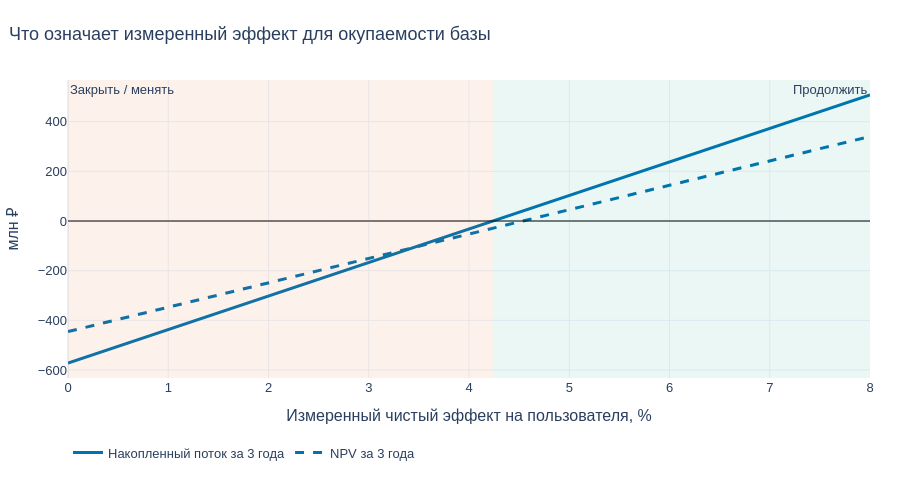

Notebook source saved alongside this figure:
### Markdown cell above
## 6. От измеренного эффекта к окупаемости
Модель линейна по приросту конверсии, поэтому измеренный чистый эффект `L` пересчитывается в накопленный поток и NPV за 3 года без повторного прогона модели:

`поток(L) = поток_базы + M1 × (L / x_базы − 1)`, где `M1` — маржинальный доход эффекта 1 за 3 года.

### Code cell
b = M.loc['База']
Ls = np.linspace(0, 0.08, 81)
cum = b['cum'] + b['M1'] * (Ls / b['x'] - 1)
npv = b['npv'] + b['M1d'] * (Ls / b['x'] - 1)
assert abs(b['cum'] + b['M1'] * (b['x_be'] / b['x'] - 1)) < 1e-6          # в точке порога поток равен нулю
print(f"Порог простой окупаемости: {b['x_be']:.2%}; дисконтированной: {b['x_bed']:.2%}")

fig = go.Figure()
fig.add_scatter(x=Ls * 100, y=cum, name='Накопленный поток за 3 года', line=dict(color=COLORS['База'], width=3))
fig.add_scatter(x=Ls * 100, y=npv, name='NPV за 3 года', line=dict(color=COLORS['База'], width=3, dash='dash'))
fig.add_hline(y=0, line=dict(color='black', width=1))
fig.add_vrect(x0=0, x1=b['x_be'] * 100, fillcolor='#D55E00', opacity=0.08, line_width=0, annotation_text='Закрыть / менять', annotation_position='top left')
fig.add_vrect(x0=b['x_be'] * 100, x1=8, fillcolor='#009E73', opacity=0.08, line_width=0, annotation_text='Продолжить', annotation_position='top right')
fig.update_xaxes(title='Измеренный чистый эффект на пользователя, %'); fig.update_yaxes(title='млн ₽')
pshow(fig, 'effect_to_payback', 'Что означает измеренный эффект для окупаемости базы')

f, ax = plt.subplots(figsize=(9.5, 5))
ax.plot(Ls * 100, cum, color=COLORS['База'], lw=2.8, label='Накопленный поток за 3 года'); ax.plot(Ls * 100, npv, color=COLORS['База'], lw=2.2, ls='--', label='NPV за 3 года')
ax.axhline(0, color='black', lw=1); ax.axvspan(0, b['x_be'] * 100, color='#D55E00', alpha=.08); ax.axvspan(b['x_be'] * 100, 8, color='#009E73', alpha=.08)
ax.set_xlabel('Измеренный чистый эффект на пользователя, %'); ax.set_ylabel('млн ₽'); ax.set_title('Что означает измеренный эффект для окупаемости базы'); ax.legend(); mshow(f, 'effect_to_payback')

### Figure 1 — Plotly figure (JSON) as saved in the notebook; plotly's stock layout.template omitted (floating-point values rounded to 4 significant figures)
{"data": [{"line": {"color": "#0072B2", "width": 3}, "name": "Накопленный поток за 3 года", "type": "scatter", "x": [0.0, 0.1, 0.2, 0.3, 0.4, 0.5, 0.6, 0.7, 0.8, 0.9, 1.0, 1.1, 1.2, 1.3, 1.4, 1.5, 1.6, 1.7, 1.8, 1.9, 2.0, 2.1, 2.2, 2.3, 2.4, 2.5, 2.6, 2.7, 2.8, 2.9, 3.0, 3.1, 3.2, 3.3, 3.4, 3.5, 3.6, 3.7, 3.8, 3.9, 4.0, 4.1, 4.2, 4.3, 4.4, 4.5, 4.6, 4.7, 4.8, 4.9, 5.0, 5.1, 5.2, 5.3, 5.4, 5.5, 5.6, 5.7, 5.8, 5.9, 6.0, 6.1, 6.2, 6.3, 6.4, 6.5, 6.6, 6.7, 6.8, 6.9, 7.0, 7.1, 7.2, 7.3, 7.4, 7.5, 7.6, 7.7, 7.8, 7.9, 8.0], "y": [-572.1, -558.6, -545.1, -531.6, -518.1, -504.6, -491.1, -477.6, -464.1, -450.6, -437.1, -423.6, -410.1, -396.6, -383.1, -369.6, -356.1, -342.6, -329.1, -315.6, -302.1, -288.6, -275.1, -261.6, -248.1, -234.6, -221.1, -207.6, -194.1, -180.6, -167.1, -153.6, -140.1, -126.6, -113.1, -99.64, -86.14, -72.64, -59.14, -45.64, -32.14, -18.64, -5.14, 8.359, 21.86, 35.36, 48.86, 62.36, 75.86, 89.36, 102.9, 116.4, 129.9, 143.4, 156.9, 170.4, 183.9, 197.4, 210.9, 224.4, 237.9, 251.4, 264.9, 278.4, 291.9, 305.4, 318.9, 332.4, 345.9, 359.4, 372.9, 386.4, 399.9, 413.4, 426.9, 440.4, 453.8, 467.3, 480.8, 494.3, 507.8]}, {"line": {"color": "#0072B2", "dash": "dash", "width": 3}, "name": "NPV за 3 года", "type": "scatter", "x": [0.0, 0.1, 0.2, 0.3, 0.4, 0.5, 0.6, 0.7, 0.8, 0.9, 1.0, 1.1, 1.2, 1.3, 1.4, 1.5, 1.6, 1.7, 1.8, 1.9, 2.0, 2.1, 2.2, 2.3, 2.4, 2.5, 2.6, 2.7, 2.8, 2.9, 3.0, 3.1, 3.2, 3.3, 3.4, 3.5, 3.6, 3.7, 3.8, 3.9, 4.0, 4.1, 4.2, 4.3, 4.4, 4.5, 4.6, 4.7, 4.8, 4.9, 5.0, 5.1, 5.2, 5.3, 5.4, 5.5, 5.6, 5.7, 5.8, 5.9, 6.0, 6.1, 6.2, 6.3, 6.4, 6.5, 6.6, 6.7, 6.8, 6.9, 7.0, 7.1, 7.2, 7.3, 7.4, 7.5, 7.6, 7.7, 7.8, 7.9, 8.0], "y": [-445.3, -435.4, -425.6, -415.8, -406.0, -396.2, -386.3, -376.5, -366.7, -356.9, -347.1, -337.2, -327.4, -317.6, -307.8, -298.0, -288.2, -278.3, -268.5, -258.7, -248.9, -239.1, -229.2, -219.4, -209.6, -199.8, -190.0, -180.1, -170.3, -160.5, -150.7, -140.9, -131.0, -121.2, -111.4, -101.6, -91.77, -81.95, -72.13, -62.31, -52.5, -42.68, -32.86, -23.04, -13.22, -3.4, 6.419, 16.24, 26.06, 35.88, 45.7, 55.51, 65.33, 75.15, 84.97, 94.79, 104.6, 114.4, 124.2, 134.1, 143.9, 153.7, 163.5, 173.3, 183.2, 193.0, 202.8, 212.6, 222.4, 232.3, 242.1, 251.9, 261.7, 271.5, 281.4, 291.2, 301.0, 310.8, 320.6, 330.4, 340.3]}], "layout": {"annotations": [{"showarrow": false, "text": "Закрыть / менять", "x": 0, "xanchor": "left", "xref": "x", "y": 1, "yanchor": "top", "yref": "y domain"}, {"showarrow": false, "text": "Продолжить", "x": 8, "xanchor": "right", "xref": "x", "y": 1, "yanchor": "top", "yref": "y domain"}], "font": {"family": "Arial", "size": 13}, "height": 480, "legend": {"orientation": "h", "y": -0.2}, "margin": {"b": 60, "l": 60, "r": 30, "t": 80}, "shapes": [{"line": {"color": "black", "width": 1}, "type": "line", "x0": 0, "x1": 1, "xref": "x domain", "y0": 0, "y1": 0, "yref": "y"}, {"fillcolor": "#D55E00", "line": {"width": 0}, "opacity": 0.08, "type": "rect", "x0": 0, "x1": 4.238, "xref": "x", "y0": 0, "y1": 1, "yref": "y domain"}, {"fillcolor": "#009E73", "line": {"width": 0}, "opacity": 0.08, "type": "rect", "x0": 4.238, "x1": 8, "xref": "x", "y0": 0, "y1": 1, "yref": "y domain"}], "title": {"text": "Что означает измеренный эффект для окупаемости базы", "x": 0.01}, "xaxis": {"title": {"text": "Измеренный чистый эффект на пользователя, %"}}, "yaxis": {"title": {"text": "млн ₽"}}}}
